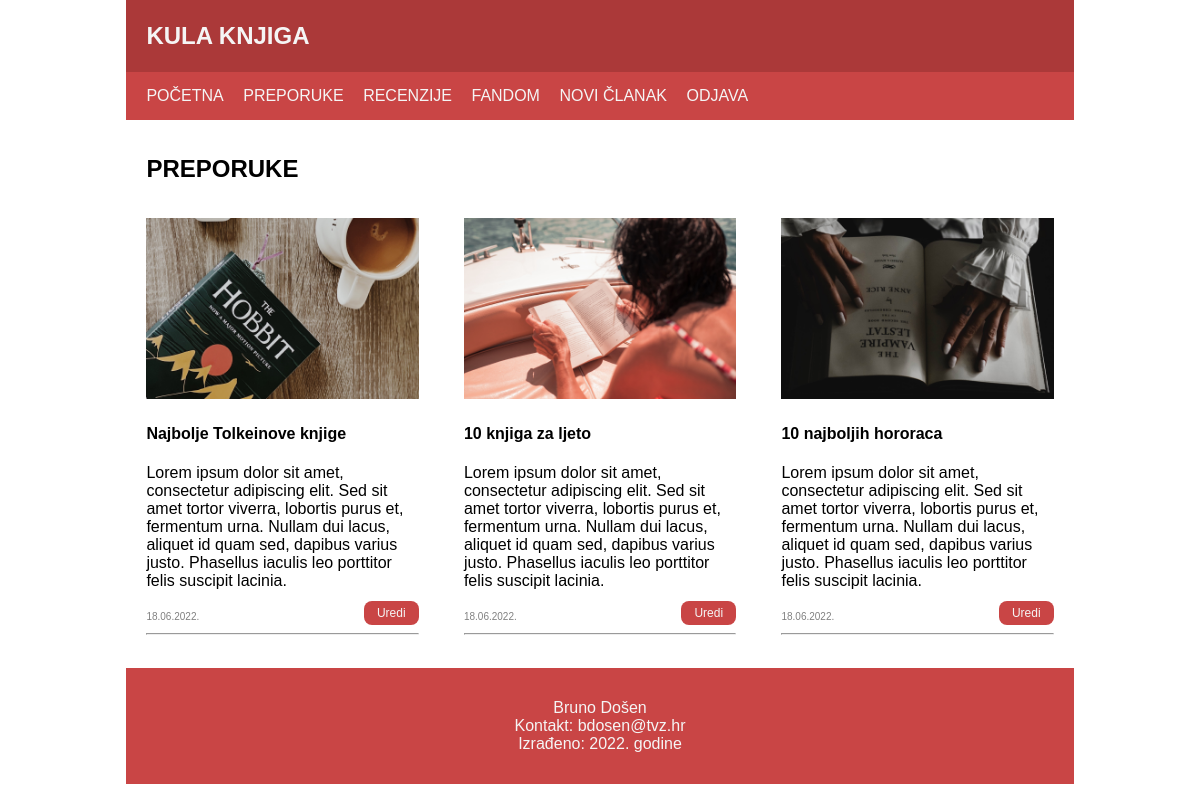
Page /kategorija.php?id=preporuke on the committed database.
### tables this page shows
CREATE TABLE `clanci` (
  `id` int(11) NOT NULL,
  `datum` varchar(32) NOT NULL,
  `naslov` varchar(32) NOT NULL,
  `sazetak` text NOT NULL,
  `sadrzaj` text NOT NULL,
  `fotografija` varchar(54) NOT NULL,
  `kategorija` varchar(64) NOT NULL,
  `arhiva` tinyint(1) NOT NULL
);

### kategorija.php (the view, shortened to what this page needs)
<?php
    include 'connect.php';
?>
<!DOCTYPE html>
<html>
    <head>
        <link rel="stylesheet" type="text/css" href="style.css">
    </head>
    <body>
        <div class="wrapper">
            <header>
                <section class="logo">
                    <h1>Kula knjiga</h1>
                </section>
                <section>
                    <nav>
                        <ul>
                            <li><a href="home.php">Početna</a></li>
                            <li><a href="kategorija.php?id=preporuke">Preporuke</a></li>
                            <li><a href="kategorija.php?id=recenzije">Recenzije</a>
                            <li><a href="kategorija.php?id=fandom">Fandom</a></li>
                            <li><a href="unos.php">Novi članak</a></li>
                            <li><a href="index.php">Odjava</a></li>
                        </ul>
                    </nav>
                </section>
            </header>
            <main>
                <section>
                <?php
                $kategorija = $_GET['id'];
                $query = "SELECT * FROM clanci WHERE arhiva=0 AND kategorija='$kategorija'";
                echo '<h2>'. $kategorija .'</h2>';
                echo '<div class="flexbox-container">';
                        $result = mysqli_query($dbc, $query);
                        while($row = mysqli_fetch_array($result)) {
                            echo '<article class="clanak">';
                                echo'<div>';
                                    echo '<img src="' . UPLPATH . $row['fotografija'] . '"';
                                echo '</div>';
                                echo '<h4><a href="clanak.php?id='. $row['id'] .'" class="naslov">'.$row['naslov'].'</a></h4>';
                                echo '<p>'. $row['sazetak'] .'</p>';
                                echo '<p class="date">'. $row['datum'] .'</p>';
                                echo '<a href="administracija.php?id='. $row['id'] .'"><span class="edit_gumb">Uredi</span></a>';
                                echo '<hr>';
                            echo '</article>';
                            }
                            echo '</div>';
                        ?>
                </section>
            </main>
            <footer>
                <p>Bruno Došen<br>
                    Kontakt: bdosen@tvz.hr<br>
                    Izrađeno: 2022. godine</p>
            </footer>
        </div>
    </body>
</html>

### style.css (style rules this page uses)
body { margin-top: 0; margin-bottom: 0; font-family: Arial, Helvetica, sans-serif; }
.wrapper { width: 80%; margin: 0 auto; color: black; }
header { position: relative; top: 0; text-transform: uppercase; }
.logo { background-color: #ab3939; color: whitesmoke; padding: 2px 20px; }
nav, footer { padding: 15px 20px; }
nav { background-color: #c94545; }
ul { list-style-type: none; margin: 0; padding: 0; }
li { display: inline; padding-right: 15px; width: 5%; }
nav a:link, a:visited { color: whitesmoke; text-decoration: none; }
main { padding: 0 20px; }
hr, .date { color: gray; }
img { width: 100%; }
.flexbox-container { height: fit-content; display: flex; flex-direction: row; flex-wrap: wrap; justify-content: space-between; }
article.clanak { width: 30%; word-break: break-word; }
a.naslov:link, a.naslov:visited { color: black; text-decoration: none; }
.date { position: relative; bottom: 0; font-size: x-small; padding-top: 35px; display: inline; }
h2 { margin: 35px 0; text-transform: uppercase; }
.edit_gumb { position: relative; bottom: 0; float: right; background-color: #c94545; padding: 5px 13px; color: whitesmoke; border-radius: 8px; font-size: 75%; text-align: center; margin-top: -5px; }
footer { position: relative; bottom: 0; margin-top: 25px; background-color: #c94545; color: whitesmoke; text-align: center; }
::placeholder { font-family: Arial, Helvetica, sans-serif; }

### rows in the picture
clanci: fotografija (picture), naslov "Najbolje Tolkeinove knjige", sazetak "Lorem ipsum dolor sit amet, consectetur adipiscing elit. Sed sit amet tortor viverra, lobortis purus et, fermentum urna. Nullam dui lacus, aliquet id quam sed, dapibus varius justo. Phasellus iaculis leo porttitor felis suscipit lacinia.", datum "18.06.2022."
clanci: fotografija (picture), naslov "10 knjiga za ljeto", sazetak "Lorem ipsum dolor sit amet, consectetur adipiscing elit. Sed sit amet tortor viverra, lobortis purus et, fermentum urna. Nullam dui lacus, aliquet id quam sed, dapibus varius justo. Phasellus iaculis leo porttitor felis suscipit lacinia.", datum "18.06.2022."
clanci: fotografija (picture), naslov "10 najboljih hororaca", sazetak "Lorem ipsum dolor sit amet, consectetur adipiscing elit. Sed sit amet tortor viverra, lobortis purus et, fermentum urna. Nullam dui lacus, aliquet id quam sed, dapibus varius justo. Phasellus iaculis leo porttitor felis suscipit lacinia.", datum "18.06.2022."

### other values in the picture
$kategorija "PREPORUKE"
